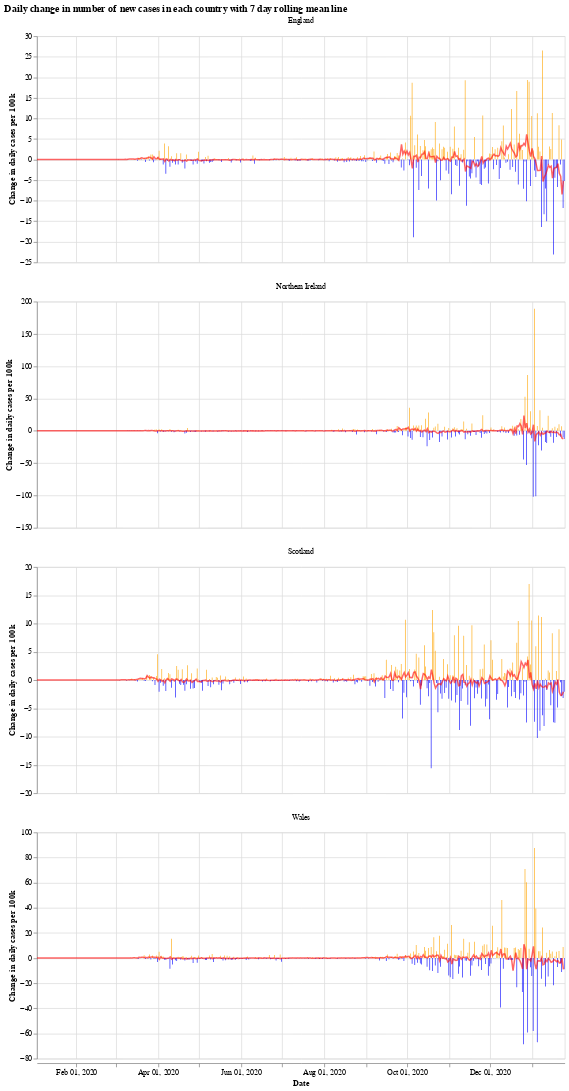

The notebook cell saved with this chart:
### Markdown cell above
We will use the Python library `Altair` for visualising the data, see the [altair docs](https://altair-viz.github.io/) for more information.

First we have a graph which shows the daily change in the number of new cases for each country. This number jumps up and down all over the place, which is likely due to delay in reporting of new cases over the weekend. Another interesting thing is that it looks like the daily cases in Wales experienced a much shorter period of calm over the summer (calm in the sense of daily cases not jumping up and down).

The orange bars are days when the number of new cases (per 100k population) was more than the previous day, while the blue are days when the number of new cases dropped. The red line is the 7 day moving average. 

When the moving average line is below 0, it means that there is a consistent drop in new cases. We can see this clearly happening around the times that lockdowns were introduced (though, to varying degrees). I will update the graphs soon with a marker of when each lockdown started.

### Code cell
# collapse
import altair as alt

bars = alt.Chart(uk_cases).mark_bar().encode(
    x=alt.X("yearmonthdate(date):T", axis=alt.Axis(title='Date')),
    y=alt.Y("casesChangeRate:Q", axis=alt.Axis(title='Change in daily cases per 100k')),
    tooltip='casesChange',
    color=alt.condition(
        alt.datum.casesChangeRate > 0,
        alt.value("orange"),  # The positive color
        alt.value("blue")  # The negative color
    )
).properties(title='Daily change in number of new cases with 7 day rolling mean',width=700).interactive()

line = alt.Chart(uk_cases).mark_line(
    color='red',
    size=2,
    opacity=0.6
).transform_window(
    rolling_mean='mean(casesChangeRate)',
    frame=[0, 7],
    groupby=['areaName']
).encode(
    x='yearmonthdate(date):T',
    y='rolling_mean:Q'
)

alt.layer(bars, line, data=uk_cases).facet(alt.Column(
    'areaName', title=''), columns=1).resolve_scale(y='independent').properties(title='Daily change in number of new cases in each country with 7 day rolling mean line')

### Figure 1 — Vega-Lite specification as saved in the notebook (floating-point values rounded to 4 significant figures; data arrays with more than 128 entries replaced by an {"elided": "..."} marker saying what was removed)
{"config": {"view": {"continuousWidth": 400, "continuousHeight": 300}}, "data": {"name": "data-32456bd1d36b606d64514f2995d7f833"}, "facet": {"type": "nominal", "field": "areaName", "title": ""}, "spec": {"layer": [{"mark": "bar", "encoding": {"color": {"condition": {"value": "orange", "test": "(datum.casesChangeRate > 0)"}, "value": "blue"}, "tooltip": {"type": "quantitative", "field": "casesChange"}, "x": {"type": "temporal", "axis": {"title": "Date"}, "field": "date", "timeUnit": "yearmonthdate"}, "y": {"type": "quantitative", "axis": {"title": "Change in daily cases per 100k"}, "field": "casesChangeRate"}}, "selection": {"selector001": {"type": "interval", "bind": "scales", "encodings": ["x", "y"]}}, "title": "Daily change in number of new cases with 7 day rolling mean", "width": 700}, {"mark": {"type": "line", "color": "red", "opacity": 0.6, "size": 2}, "encoding": {"x": {"type": "temporal", "field": "date", "timeUnit": "yearmonthdate"}, "y": {"type": "quantitative", "field": "rolling_mean"}}, "transform": [{"window": [{"op": "mean", "field": "casesChangeRate", "as": "rolling_mean"}], "frame": [0, 7], "groupby": ["areaName"]}]}]}, "columns": 1, "resolve": {"scale": {"y": "independent"}}, "title": "Daily change in number of new cases in each country with 7 day rolling mean line", "$schema": "https://vega.github.io/schema/vega-lite/v4.8.1.json", "datasets": {"data-32456bd1d36b606d64514f2995d7f833": {"elided": "1552 records"}}}
